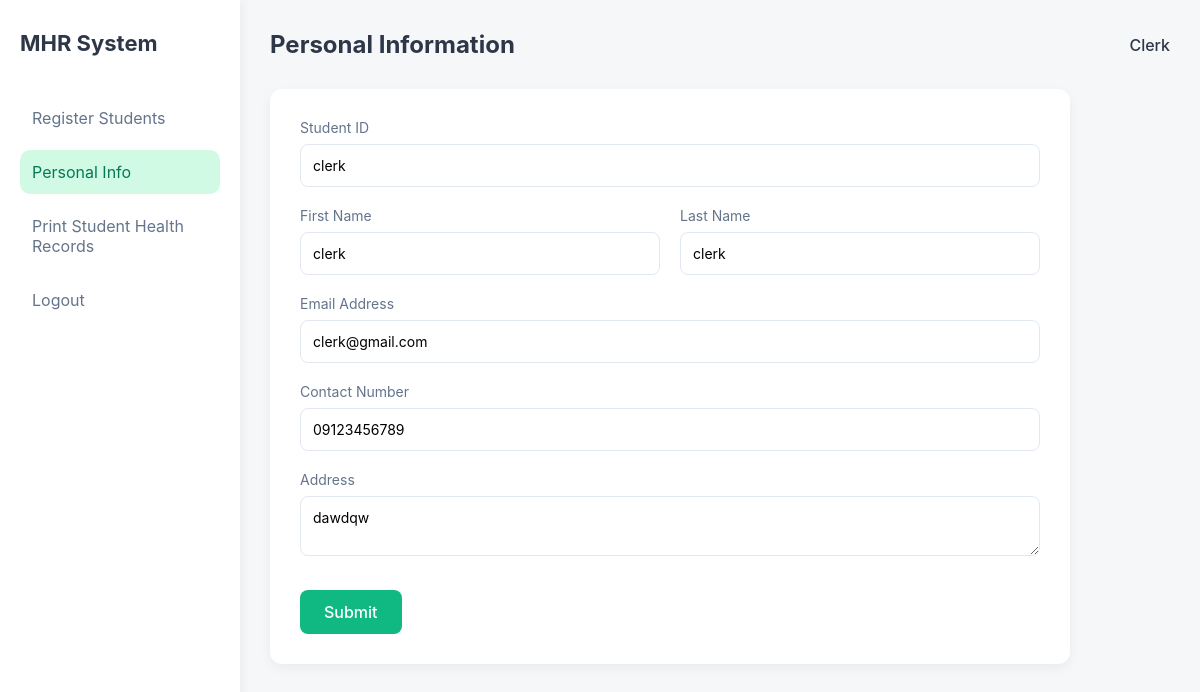
Screenshot of /clerk/personal_info.php (signed in) with the database file from the repository.
### tables this page shows
CREATE TABLE `personal_info` (
  `id` int(11) NOT NULL,
  `student_id` varchar(50) NOT NULL,
  `first_name` varchar(100) NOT NULL,
  `last_name` varchar(100) NOT NULL,
  `email` varchar(150) NOT NULL,
  `contact` varchar(20) DEFAULT NULL,
  `address` text DEFAULT NULL,
  `created_at` timestamp NOT NULL DEFAULT current_timestamp(),
  `updated_at` timestamp NOT NULL DEFAULT current_timestamp() ON UPDATE current_timestamp()
);

### clerk/personal_info.php (the view, shortened to what this page needs)
<?php
$servername = "localhost";
$db_username = "root";
$db_password = "";
$dbname = "mhr";
$conn = new mysqli($servername, $db_username, $db_password, $dbname);
$current_id = isset($_SESSION['username']) ? $_SESSION['username'] : 'CLK-2023-001';
$data = [
    'first_name' => '', 'last_name' => '', 'email' => '',
    'contact' => '', 'address' => '', 'role' => 'Clerk'
];
$stmt = $conn->prepare("SELECT * FROM personal_info WHERE student_id = ?");
$stmt->bind_param("s", $current_id);
$stmt->execute();
$res = $stmt->get_result();
if ($row = $res->fetch_assoc()) {
    $data = array_merge($data, $row);
}
$stmt = $conn->prepare("SELECT role FROM users WHERE username = ?");
$stmt->bind_param("s", $current_id);
$stmt->execute();
$res = $stmt->get_result();
if ($row = $res->fetch_assoc()) {
    $data['role'] = ucfirst($row['role']);
}
?>
<!DOCTYPE html>
<html lang="en">
<head>
    <link rel="stylesheet" href="personal_info.css">
</head>
<body>
    <div class="dashboard">
        <?php include 'sidebar.php'; ?>
        <div class="main">
            <div class="topbar">
                <div class="page-title">
                    <h2>Personal Information</h2>
                </div>
                <div class="admin">
                    <span>Clerk</span>
                </div>
            </div>
            <div class="content-container">
                <div class="form-card">
                    <form action="" method="POST" id="profileForm">
                        <div class="form-row">
                            <div class="form-group">
                                <label>Student ID</label>
                                <input type="text" name="student_id" value="<?php echo htmlspecialchars($current_id); ?>">
                            </div>
                        </div>
                        <div class="form-row">
                            <div class="form-group">
                                <label>First Name</label>
                                <input type="text" name="first_name" value="<?php echo htmlspecialchars($data['first_name']); ?>" required>
                            </div>
                            <div class="form-group">
                                <label>Last Name</label>
                                <input type="text" name="last_name" value="<?php echo htmlspecialchars($data['last_name']); ?>" required>
                            </div>
                        </div>
                        <div class="form-group">
                            <label>Email Address</label>
                            <input type="email" name="email" value="<?php echo htmlspecialchars($data['email']); ?>" required>
                        </div>
                        <div class="form-group">
                            <label>Contact Number</label>
                            <input type="text" name="contact" value="<?php echo htmlspecialchars($data['contact']); ?>">
                        </div>
                        <div class="form-group">
                            <label>Address</label>
                            <textarea name="address" rows="2"><?php echo htmlspecialchars($data['address']); ?></textarea>
                        </div>
                        <button type="submit" class="btn-save">Submit</button>
                    </form>
                </div>
            </div>
        </div>
    </div>
</body>
</html>

### clerk/personal_info.css (style rules this page uses)
* { margin:0; padding:0; box-sizing:border-box; font-family: "Inter", sans-serif; }
body { background:#f5f7f8; color:#2d3748; }
.dashboard { display: flex; min-height: 100vh; }
.main { flex: 1; padding: 30px; }
.topbar { display: flex; justify-content: space-between; align-items: center; margin-bottom: 30px; }
.page-title h2 { font-size: 1.5rem; color: #2d3748; }
.admin { display: flex; align-items: center; gap: 10px; font-weight: 500; color: #2d3748; }
.form-card { background: white; padding: 30px; border-radius: 12px; box-shadow: 0 4px 12px rgba(0,0,0,0.05); max-width: 800px; margin: 0; }
.form-group { margin-bottom: 20px; }
.form-group label { display: block; margin-bottom: 8px; color: #64748b; font-size: 14px; }
.form-group input, .form-group select, .form-group textarea { width: 100%; padding: 12px; border: 1px solid #e2e8f0; border-radius: 8px; font-size: 14px; outline: none; transition: border-color 0.2s; }
.form-row { display: flex; gap: 20px; }
.form-row .form-group { flex: 1; }
.btn-save { background-color: #10b981; color: white; border: none; padding: 12px 24px; border-radius: 8px; cursor: pointer; font-size: 1rem; font-weight: 500; transition: background 0.2s; margin-top: 10px; }

### rows the page displays
personal_info: first_name "clerk", last_name "clerk", email "clerk@gmail.com", contact "09123456789", address "dawdqw"
